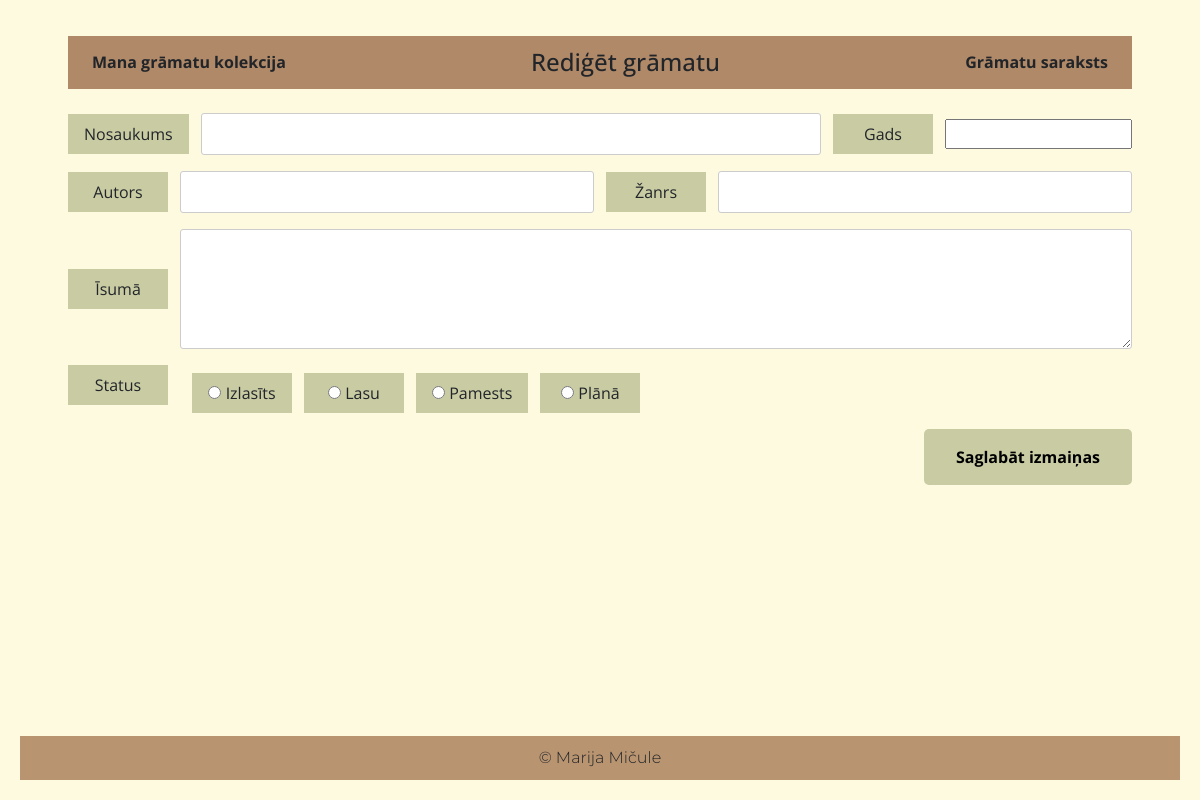
The app's page /rediģēt/21, older data.
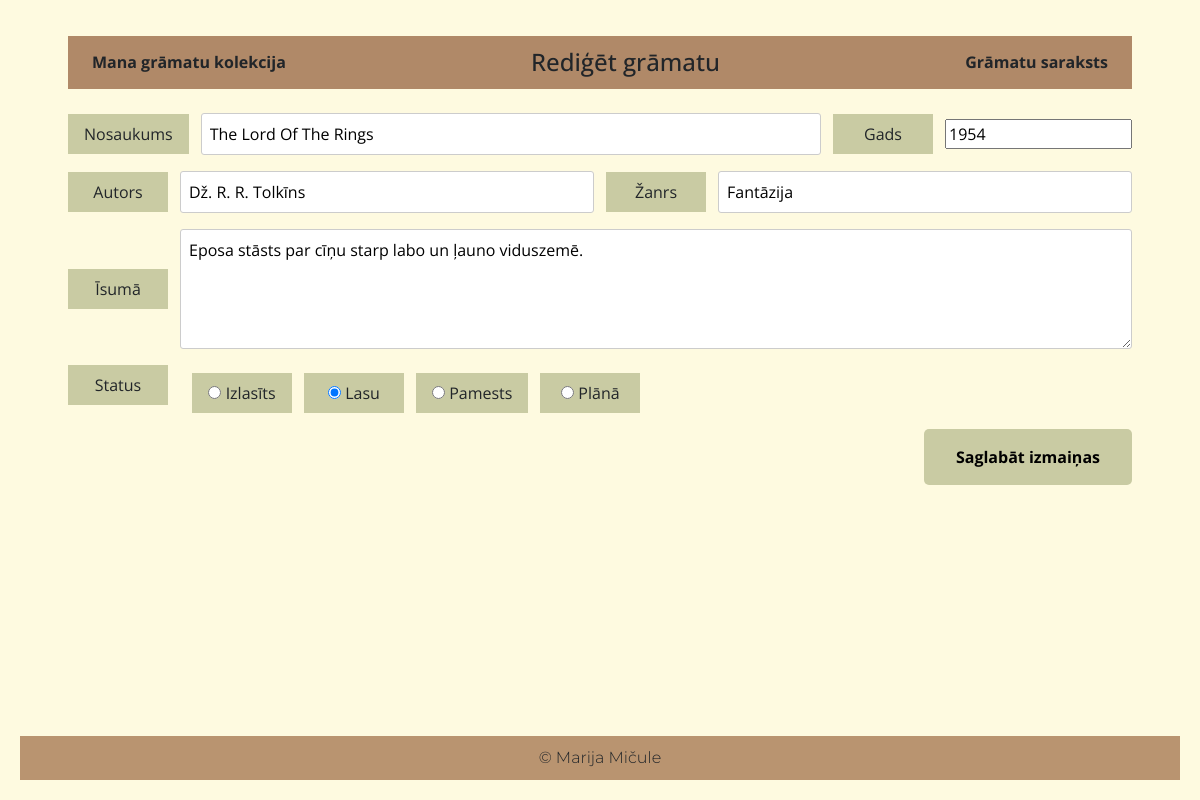
The same page, newer data.
### tables this page shows
CREATE TABLE gramatas (
    id INTEGER PRIMARY KEY AUTOINCREMENT,
    nosaukums TEXT NOT NULL,
    gads TEXT NOT NULL,
    autors TEXT NOT NULL,
    zanrs TEXT NOT NULL,
    isuma TEXT NOT NULL,
    statuss TEXT
);

### app.py (the view, shortened to what this page needs)
@app.route("/rediģēt/<int:id>", methods=["GET", "POST"])
def rediget(id):
    conn = sqlite3.connect(DB_PATH)
    conn.row_factory = sqlite3.Row
    cur = conn.cursor()
    cur.execute("SELECT * FROM gramatas WHERE id = ?", (id,))
    gr = cur.fetchone()
    conn.close()
    return render_template("rediget.html", gr=gr)

### templates/rediget.html
{% extends "layout.html" %}
{% block body %}
<div class="form-wrapper">
  <div class="top-bar">
    <a href="{{ url_for('sakums') }}">Mana grāmatu kolekcija</a>
    <h1>Rediģēt grāmatu</h1>
    <a href="{{ url_for('saraksts') }}">Grāmatu saraksts</a>
  </div>
  <form method="POST">
    <div class="form-row">
      <label>Nosaukums</label>
      <input type="text" name="nosaukums" value="{{ gr.nosaukums }}" required>
      <label>Gads</label>
      <input type="number" name="gads" value="{{ gr.gads }}" required>
    </div>
    <div class="form-row">
      <label>Autors</label>
      <input type="text" name="autors" value="{{ gr.autors }}" required>
      <label>Žanrs</label>
      <input type="text" name="zanrs" value="{{ gr.zanrs }}" required>
    </div>
    <div class="form-row">
      <label>Īsumā</label>
      <textarea name="isuma" required>{{ gr.isuma }}</textarea>
    </div>
    <div class="form-row status-row">
      <label>Status</label>
      <div class="status-options">
        {% for status in ["Izlasīts", "Lasu", "Pamests", "Plānā"] %}
          <label>
            <input type="radio" name="statuss" value="{{ status }}" {% if gr.statuss == status %}checked{% endif %}>
            {{ status }}
          </label>
        {% endfor %}
      </div>
    </div>
    <div class="form-row">
      <button class="btn-save" type="submit">Saglabāt izmaiņas</button>
    </div>
  </form>
</div>
{% endblock %}

Row changes from the older to the newer data that the page shows:
added gramatas: nosaukums "The Lord Of The Rings", gads "1954", autors "Dž. R. R. Tolkīns", zanrs "Fantāzija", isuma "Eposa stāsts par cīņu starp labo un ļauno viduszemē.", statuss "☐ Izlasīts" "☑ Lasu" "☐ Pamests" "☐ Plānā"
Text that changed along with them:
list line gone: "☐ Izlasīts"
list line gone: "☐ Lasu"
list line gone: "☐ Pamests"
list line gone: "☐ Plānā"
